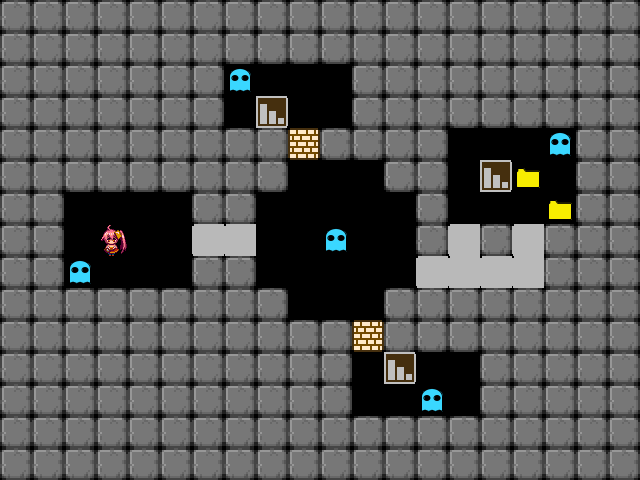

Below is a game level as drawn by its tile map, then a one-line description and the .tmx file that defines it, in full:
An orthogonal 20x15 tile map with 32x32 px tiles, 1 tile layer (タイル・レイヤー1).

<map version="1.0" orientation="orthogonal" renderorder="right-down" width="20" height="15" tilewidth="32" tileheight="32" nextobjectid="1">
 <tileset firstgid="1" name="tileset" tilewidth="32" tileheight="32">
  <image source="tileset.png" width="256" height="128" />
 </tileset>
 <layer name="タイル・レイヤー1" width="20" height="15">
  <data encoding="csv">
3,3,3,3,3,3,3,3,3,3,3,3,3,3,3,3,3,3,3,3,
3,3,3,3,3,3,3,3,3,3,3,3,3,3,3,3,3,3,3,3,
3,3,3,3,3,3,3,9,0,0,0,3,3,3,3,3,3,3,3,3,
3,3,3,3,3,3,3,0,2,0,0,3,3,3,3,3,3,3,3,3,
3,3,3,3,3,3,3,3,3,21,3,3,3,3,0,0,0,9,3,3,
3,3,3,3,3,3,3,3,3,0,0,0,3,3,0,2,10,0,3,3,
3,3,0,0,0,0,3,3,0,0,0,0,0,3,0,0,0,10,3,3,
3,3,0,1,0,0,4,4,0,0,9,0,0,3,4,3,4,3,3,3,
3,3,9,0,0,0,3,3,0,0,0,0,0,4,4,4,4,3,3,3,
3,3,3,3,3,3,3,3,3,0,0,0,3,3,3,3,3,3,3,3,
3,3,3,3,3,3,3,3,3,3,3,21,3,3,3,3,3,3,3,3,
3,3,3,3,3,3,3,3,3,3,3,0,2,0,0,3,3,3,3,3,
3,3,3,3,3,3,3,3,3,3,3,0,0,9,0,3,3,3,3,3,
3,3,3,3,3,3,3,3,3,3,3,3,3,3,3,3,3,3,3,3,
3,3,3,3,3,3,3,3,3,3,3,3,3,3,3,3,3,3,3,3
</data>
 </layer>
</map>
